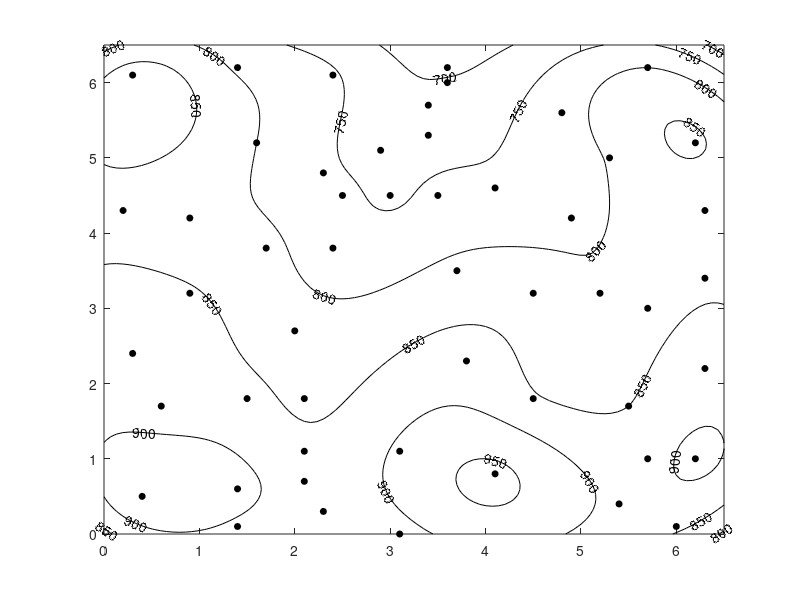

This figure's MATLAB source:
clear all;

d = importdata('data.dat');
x = d.data(:,1);
y = d.data(:,2);
z = d.data(:,3);

levels = 0:50:1000;
xg = linspace(0, 6.5, 100); % same as R example
yg = xg;
[XG, YG] = meshgrid(xg, yg);
zg = griddata(x, y, z, XG, YG, 'v4');

[cs, h] = contour(xg, yg, zg, levels, 'k');
clabel(cs, h)
hold on
scatter(x, y, 20, 'markerfacecolor', 'k', 'markeredgecolor', 'k')
hold off

print('-dpng', 'matlab.png')